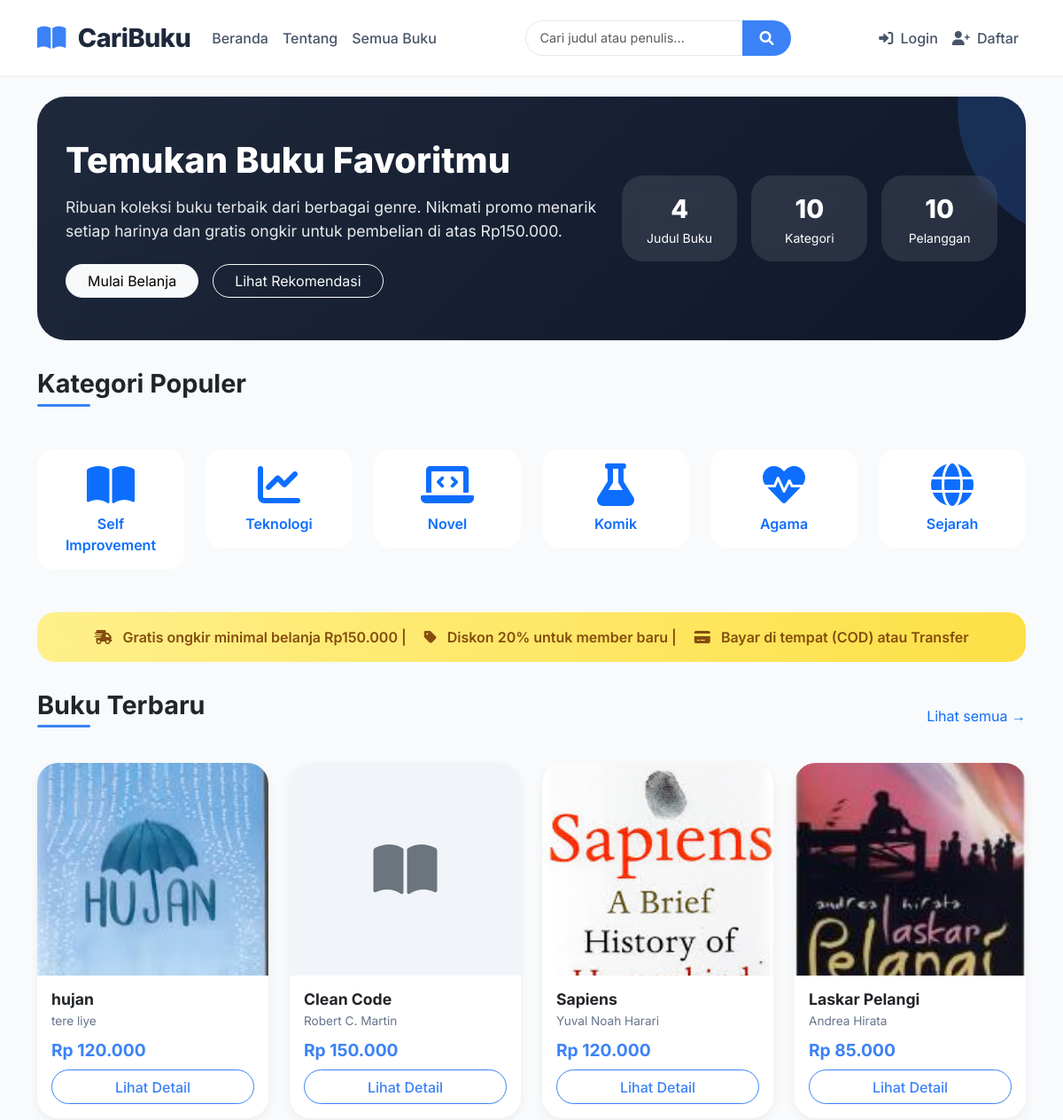
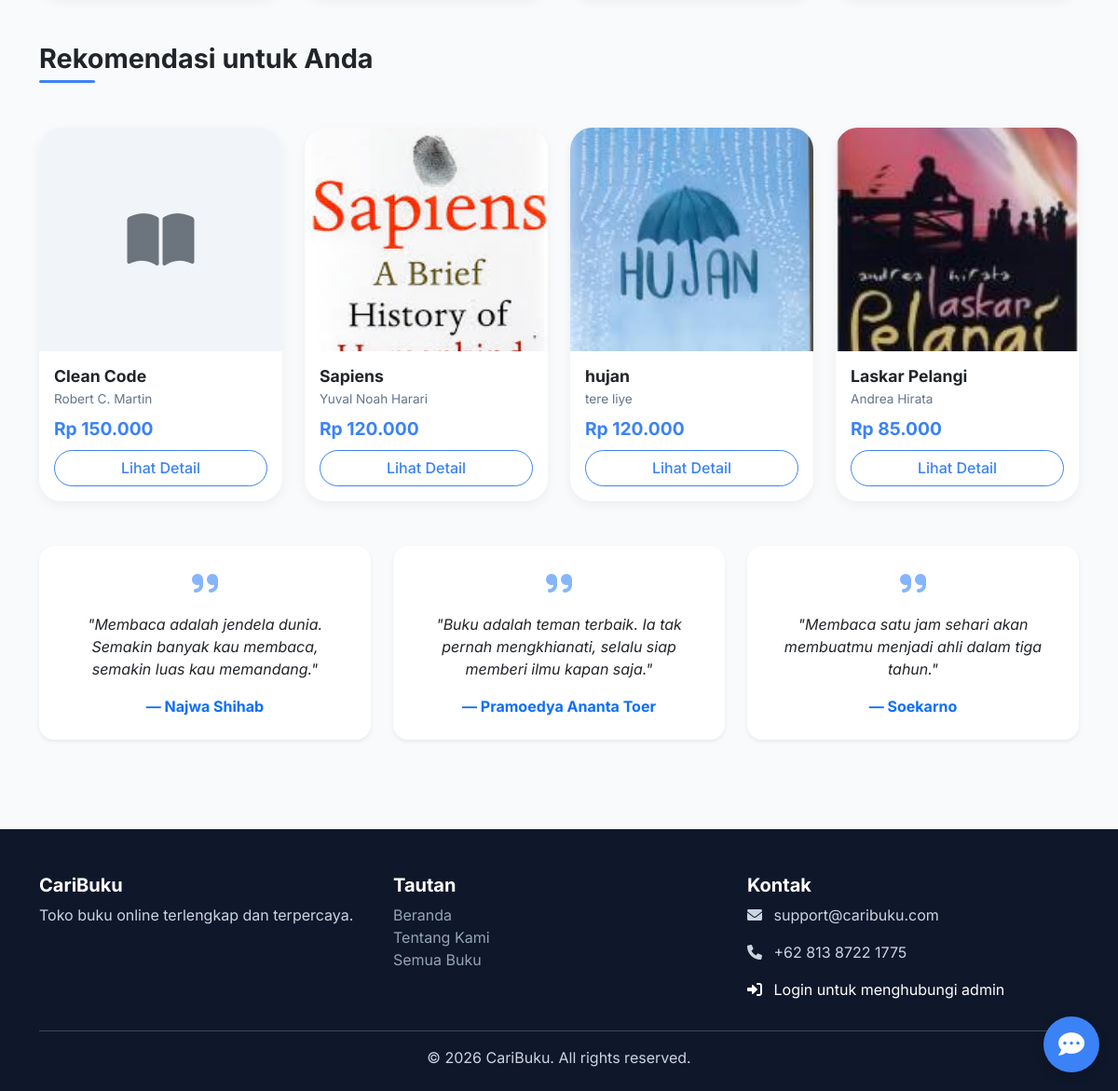
The page / on the database its author committed (2 pictures, top to bottom).
### tables this page shows
CREATE TABLE `categories` (
  `id` int(11) NOT NULL,
  `name` varchar(100) NOT NULL,
  `created_at` timestamp NOT NULL DEFAULT current_timestamp()
);

CREATE TABLE `books` (
  `id` int(11) NOT NULL,
  `category_id` int(11) DEFAULT NULL,
  `title` varchar(200) NOT NULL,
  `author` varchar(100) DEFAULT NULL,
  `description` text DEFAULT NULL,
  `price` decimal(10,2) NOT NULL,
  `stock` int(11) DEFAULT 0,
  `cover_image` varchar(255) DEFAULT NULL,
  `created_at` timestamp NOT NULL DEFAULT current_timestamp()
);

### includes/functions.php (called while the page is built, shortened)
<?php
function hasCover($cover_image) {
    return file_exists('uploads/' . $cover_image);
}
function getCoverUrl($cover_image) {
    if (hasCover($cover_image)) {
        return 'uploads/' . $cover_image;
    }
    return 'https://placehold.co/300x400?text=No+Cover';
}
?>

### index.php (the view, shortened to what this page needs)
<?php
require_once 'includes/functions.php';
require_once 'models/Message.php';
$totalBooksAll = $conn->query("SELECT COUNT(*) as total FROM books")->fetch_assoc()['total'];
$totalCategoriesAll = $conn->query("SELECT COUNT(*) as total FROM categories")->fetch_assoc()['total'];
$totalCustomers = $conn->query("SELECT COUNT(*) as total FROM users WHERE role='user'")->fetch_assoc()['total'];
$latestBooks = $conn->query("
    SELECT books.*, categories.name as category_name
    FROM books
    LEFT JOIN categories ON books.category_id = categories.id
    ORDER BY books.id DESC
    LIMIT 8
");
$recommended = $conn->query("
    SELECT books.*, categories.name as category_name
    FROM books
    LEFT JOIN categories ON books.category_id = categories.id
    WHERE books.stock > 0
    ORDER BY RAND()
    LIMIT 4
");
$popularCategories = $conn->query("
    SELECT c.id, c.name, COUNT(b.id) as book_count
    FROM categories c
    LEFT JOIN books b ON c.id = b.category_id
    GROUP BY c.id
    ORDER BY book_count DESC
    LIMIT 6
");
$unreadMessages = 0;
?>
<!DOCTYPE html>
<html lang="id">
<head>
    <link href="https://cdn.jsdelivr.net/npm/bootstrap@5.3.0/dist/css/bootstrap.min.css" rel="stylesheet">
    <link rel="stylesheet" href="https://cdnjs.cloudflare.com/ajax/libs/font-awesome/6.0.0/css/all.min.css">
</head>
<body>
<nav class="navbar navbar-expand-lg sticky-top">
    <div class="container">
        <a class="navbar-brand" href="index.php"><i class="fas fa-book-open me-2"></i> CariBuku</a>
        <div class="collapse navbar-collapse" id="navbarMain">
            <ul class="navbar-nav me-auto">
                <li class="nav-item"><a class="nav-link" href="index.php">Beranda</a></li>
                <li class="nav-item"><a class="nav-link" href="about.php">Tentang</a></li>
                <li class="nav-item"><a class="nav-link" href="search.php">Semua Buku</a></li>
            </ul>
            <form class="d-flex mx-auto search-form" method="GET" action="search.php">
                <div class="input-group">
                    <input class="form-control search-input" type="search" name="q" placeholder="Cari judul atau penulis...">
                    <button class="btn search-btn" type="submit"><i class="fas fa-search"></i></button>
                </div>
            </form>
            <ul class="navbar-nav ms-auto">
                <?php if (isset($_SESSION['user_id'])): ?>
                    <li class="nav-item dropdown">
                        <a class="nav-link dropdown-toggle" href="#" data-bs-toggle="dropdown"><i class="fas fa-user-circle"></i> <?= htmlspecialchars($_SESSION['name']) ?></a>
                        <ul class="dropdown-menu dropdown-menu-end">
                            <li><a class="dropdown-item" href="cart.php"><i class="fas fa-shopping-cart"></i> Keranjang <span class="badge bg-primary rounded-pill"><?= getCartCount() ?></span></a></li>
                            <li><a class="dropdown-item" href="my_orders.php"><i class="fas fa-list"></i> Pesanan Saya</a></li>
                            <li><a class="dropdown-item" href="inbox.php"><i class="fas fa-envelope"></i> Pesan <?php if($unreadMessages > 0): ?><span class="badge bg-danger ms-1"><?= $unreadMessages ?></span><?php endif; ?></a></li>
                            <li><hr class="dropdown-divider"></li>
                            <li><a class="dropdown-item" href="logout.php"><i class="fas fa-sign-out-alt"></i> Logout</a></li>
                        </ul>
                    </li>
                <?php else: ?>
                    <li class="nav-item"><a class="nav-link" href="login.php"><i class="fas fa-sign-in-alt me-1"></i> Login</a></li>
                    <li class="nav-item"><a class="nav-link" href="register.php"><i class="fas fa-user-plus me-1"></i> Daftar</a></li>
                <?php endif; ?>
            </ul>
        </div>
    </div>
</nav>
<div class="main-content">
    <div class="container">
        <div class="hero">
            <div class="row align-items-center">
                <div class="col-lg-7">
                    <h1>Temukan Buku Favoritmu</h1>
                    <p>Ribuan koleksi buku terbaik dari berbagai genre. Nikmati promo menarik setiap harinya dan gratis ongkir untuk pembelian di atas Rp150.000.</p>
                    <div class="d-flex gap-3">
                        <a href="#latest-books" class="btn btn-light rounded-pill px-4">Mulai Belanja</a>
                        <a href="#recommended" class="btn btn-outline-light rounded-pill px-4">Lihat Rekomendasi</a>
                    </div>
                </div>
                <div class="col-lg-5 mt-4 mt-lg-0">
                    <div class="row g-3 text-center">
                        <div class="col-4"><div class="hero-stats"><div class="number"><?= $totalBooksAll ?></div><div class="small">Judul Buku</div></div></div>
                        <div class="col-4"><div class="hero-stats"><div class="number"><?= $totalCategoriesAll ?></div><div class="small">Kategori</div></div></div>
                        <div class="col-4"><div class="hero-stats"><div class="number"><?= $totalCustomers ?></div><div class="small">Pelanggan</div></div></div>
                    </div>
                </div>
            </div>
        </div>
        <?php if ($popularCategories && $popularCategories->num_rows > 0): ?>
        <div class="mb-5">
            <h2 class="section-title">Kategori Populer</h2>
            <div class="row g-4 mt-2">
                <?php $icons = ['fas fa-book-open', 'fas fa-chart-line', 'fas fa-laptop-code', 'fas fa-flask', 'fas fa-heartbeat', 'fas fa-globe']; $i=0; while($cat = $popularCategories->fetch_assoc()): ?>
                <div class="col-md-2 col-4 text-center">
                    <a href="search.php?category=<?= $cat['id'] ?>" class="text-decoration-none">
                        <div class="category-icon">
                            <i class="<?= $icons[$i % count($icons)] ?> fa-3x text-primary"></i>
                            <p class="mt-2 mb-0 fw-semibold"><?= htmlspecialchars($cat['name']) ?></p>
                        </div>
                    </a>
                </div>
                <?php $i++; endwhile; ?>
            </div>
        </div>
        <?php endif; ?>
        <div class="promo-banner">
            <i class="fas fa-truck-fast me-2"></i> Gratis ongkir minimal belanja Rp150.000 |
            <i class="fas fa-tag ms-3 me-2"></i> Diskon 20% untuk member baru |
            <i class="fas fa-credit-card ms-3 me-2"></i> Bayar di tempat (COD) atau Transfer
        </div>
        <div id="latest-books" class="mb-5">
            <div class="d-flex justify-content-between align-items-center mb-4">
                <h2 class="section-title">Buku Terbaru</h2>
                <a href="search.php" class="text-decoration-none">Lihat semua →</a>
            </div>
            <div class="row g-4">
                <?php if ($latestBooks && $latestBooks->num_rows > 0): ?>
                    <?php while($book = $latestBooks->fetch_assoc()): ?>
                        <div class="col-md-3 col-sm-6">
                            <div class="book-card">
                                <div class="book-cover">
                                    <?php if (hasCover($book['cover_image'])): ?>
                                        <img src="<?= getCoverUrl($book['cover_image']) ?>" class="book-cover" alt="<?= htmlspecialchars($book['title']) ?>">
                                    <?php else: ?>
                                        <i class="fas fa-book-open fa-4x text-secondary"></i>
                                    <?php endif; ?>
                                </div>
                                <div class="p-3">
                                    <h5 class="book-title"><?= htmlspecialchars($book['title']) ?></h5>
                                    <div class="book-author"><?= htmlspecialchars($book['author']) ?></div>
                                    <div class="book-price">Rp <?= number_format($book['price'], 0, ',', '.') ?></div>
                                    <div class="mt-2">
                                        <a href="book-detail.php?id=<?= $book['id'] ?>" class="btn btn-outline-primary-custom w-100">Lihat Detail</a>
                                    </div>
                                </div>
                            </div>
                        </div>
                    <?php endwhile; ?>
                <?php else: ?>
                    <div class="col-12 text-muted">Belum ada buku.</div>
                <?php endif; ?>
            </div>
        </div>
        <div id="recommended" class="mb-5">
            <h2 class="section-title">Rekomendasi untuk Anda</h2>
            <div class="row g-4 mt-2">
                <?php if ($recommended && $recommended->num_rows > 0): ?>
                    <?php while($rec = $recommended->fetch_assoc()): ?>
                        <div class="col-md-3 col-sm-6">
                            <div class="book-card">
                                <div class="book-cover">
                                    <?php if (hasCover($rec['cover_image'])): ?>
                                        <img src="<?= getCoverUrl($rec['cover_image']) ?>" class="book-cover" alt="<?= htmlspecialchars($rec['title']) ?>">
                                    <?php else: ?>
                                        <i class="fas fa-book-open fa-4x text-secondary"></i>
                                    <?php endif; ?>
                                </div>
                                <div class="p-3">
                                    <h5 class="book-title"><?= htmlspecialchars($rec['title']) ?></h5>
                                    <div class="book-author"><?= htmlspecialchars($rec['author']) ?></div>
                                    <div class="book-price">Rp <?= number_format($rec['price'], 0, ',', '.') ?></div>
                                    <div class="mt-2">
                                        <a href="book-detail.php?id=<?= $rec['id'] ?>" class="btn btn-outline-primary-custom w-100">Lihat Detail</a>
                                    </div>
                                </div>
                            </div>
                        </div>
                    <?php endwhile; ?>
                <?php else: ?>
                    <div class="col-12 text-muted">Belum ada rekomendasi.</div>
                <?php endif; ?>
            </div>
        </div>
        <div class="row g-4 mb-5">
            <div class="col-md-4">
                <div class="bg-white p-4 rounded-4 text-center shadow-sm h-100">
                    <i class="fas fa-quote-right fa-2x text-primary opacity-50 mb-3"></i>
                    <p class="fst-italic">"Membaca adalah jendela dunia. Semakin banyak kau membaca, semakin luas kau memandang."</p>
                    <p class="fw-bold text-primary mb-0">— Najwa Shihab</p>
                </div>
            </div>
            <div class="col-md-4">
                <div class="bg-white p-4 rounded-4 text-center shadow-sm h-100">
                    <i class="fas fa-quote-right fa-2x text-primary opacity-50 mb-3"></i>
                    <p class="fst-italic">"Buku adalah teman terbaik. Ia tak pernah mengkhianati, selalu siap memberi ilmu kapan saja."</p>
                    <p class="fw-bold text-primary mb-0">— Pramoedya Ananta Toer</p>
                </div>
            </div>
            <div class="col-md-4">
                <div class="bg-white p-4 rounded-4 text-center shadow-sm h-100">
                    <i class="fas fa-quote-right fa-2x text-primary opacity-50 mb-3"></i>
                    <p class="fst-italic">"Membaca satu jam sehari akan membuatmu menjadi ahli dalam tiga tahun."</p>
                    <p class="fw-bold text-primary mb-0">— Soekarno</p>
                </div>
            </div>
        </div>
    </div>
</div>
<a href="inbox.php" class="floating-chat">
    <i class="fas fa-comment-dots"></i>
</a>
<?php require_once 'includes/footer.php'; ?>

### rows shown on the page
categories: name "Self Improvement"
categories: name "Teknologi"
categories: name "Novel"
categories: name "Komik"
categories: name "Agama"
categories: name "Sejarah"
books: cover_image (picture), title "hujan", author "tere liye", price "120.000"
books: title "Clean Code", author "Robert C. Martin", price "150.000"
books: cover_image (picture), title "Sapiens", author "Yuval Noah Harari", price "120.000"
books: cover_image (picture), title "Laskar Pelangi", author "Andrea Hirata", price "85.000"

### other values the page prints
$totalBooksAll "4"
$totalCategoriesAll "10"
$totalCustomers "10"
